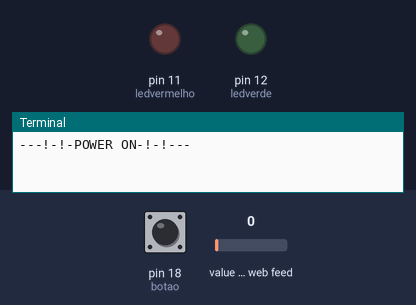
A program run on a simulated Raspberry Pi (header pin numbers). On the bench: output pins drawn as LEDs (lit = HIGH), the last lines printed to the terminal. Inputs (shaded band) come from the test bench; at power-on: pin 18 (botao) LOW, value of the web feed 0. Requests to the public web service named in the program get a made-up reply in its usual format after 0.4 s (London, UTC, broken clouds, 64 % humidity, 1013 hPa unless stated); web requests get an empty 200 reply after 0.4 s.

Above: at 1.6 s.
1.7 s: pin 18 (botao) pulled HIGH for 0.15 s
At 3.0 s:
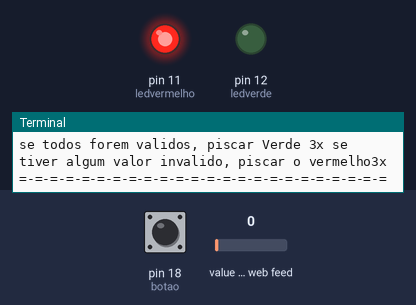
4.8 s: pin 18 (botao) pulled HIGH for 3.2 s
9.5 s: pin 18 (botao) pulled HIGH for 1 s
At 10.1 s:
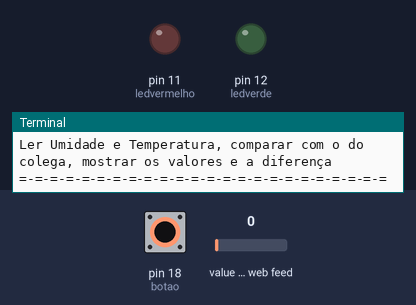
12.6 s: pin 18 (botao) pulled HIGH for 3.2 s
At 15.05 s:
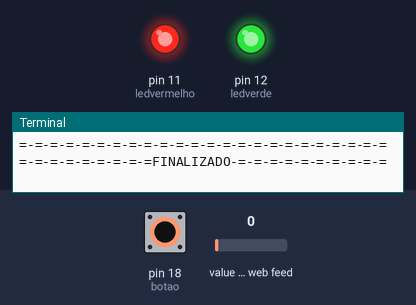
Timing chart, 0 to 16.6 s (numbered marks = the images above; inputs shaded):
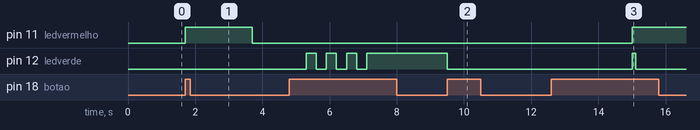

The program:

trabnelson_23-11.py
```python
import RPi.GPIO as gpio
import time as delay
from urllib.request import urlopen
import Adafruit_DHT as dht
import os
import requests

#MEU   1909880   L7MAXQ83EGPBHJUE
#Colega   1928247   G37I8C7N8N56H27S
#Outro   1928249   YK45KPNG2GOYJBTB

gpio.setmode(gpio.BOARD) #seta o modo de portas da placa
gpio.setwarnings(False) #???

ledvermelho = 11 #definição das portas
ledverde = 12 #os 2 leds e o botao
botao = 18 #butão
i = 0 #contagem do led usado em falha de conexao
ct = 0 #contagem do led usado
ctb = 0 #contagem de clicks no botao
valor_invalido = '' #string para concatenar variaveis com valores invalidos
vb = False #Valida Botao, para evitar loop no if do botao

gpio.setup(ledvermelho, gpio.OUT) #seta os leds como saida
gpio.setup(ledverde, gpio.OUT)
gpio.setup(botao, gpio.IN) #botao logicamente entrada

gpio.output(ledvermelho, False) #desliga os leds
gpio.output(ledverde, False)

def testa_conexao(): #base para o programa rodar
    try:
        urlopen('http://www.colegiomaterdei.com.br/', timeout=1)
        return True
    except:
        return False

def valida_leitura(o, d, u, t):#validação de valores validos para os dados lidos do colega
    valor_inv = ''
    if o < 0 and o > 100: #concatena se tiver valores invalidos
        valor_inv = valor_inv + '||Espaço Ocupado ('+str(o)+'), '
    if d < 0 and d > 100:
        valor_inv = valor_inv + '||Espaço Disponivel ('+str(d)+'), '
    if u < 1 and u > 100:
        valor_inv = valor_inv + '||Umidade ('+str(u)+'), '
    if t < -50 and t > 80:
        valor_inv = valor_inv + '||Temperatura ('+str(t)+'), '
    return valor_inv

if testa_conexao() == True: #praticamente o "MAIN"
    print('---!-!-POWER ON-!-!---')

    while True:
        if gpio.input(18) == True: #leitura do botao
            ctb = ctb + 1
            vb = True
            print('=-=-=-=-=-=-=-=-=-=-=-=-=-=-=-=-=-=-=-=-=-=-=-=')
            print('\n*click')

        if ctb == 1 and vb == True:
            print('\n=-=-=-=-=-=-=-=-=-=-=-=-=-=-=-=-=-=-=-=-=-=-=-=')
            print('Acender Vermelho por 2 segundos, fazer leitura, verificar se os valores são validos\n'+
                  'se todos forem validos, piscar Verde 3x se tiver algum valor invalido, piscar o vermelho3x')
            print('=-=-=-=-=-=-=-=-=-=-=-=-=-=-=-=-=-=-=-=-=-=-=-=')
            gpio.output(ledvermelho, True)  # ao identificar click, acender ledvermelho por 2 segundos dps fazer leitura
            delay.sleep(2)
            gpio.output(ledvermelho, False)
            # leitura dados do colega--------------
            espaco_ocupado_clg = float(requests.get('https://api.thingspeak.com/channels/1928247/fields/1/last?key=G37I8C7N8N56H27S').text)
            espaco_disponivel_clg = float(requests.get('https://api.thingspeak.com/channels/1928247/fields/2/last?key=G37I8C7N8N56H27S').text)
            umid_clg = float(requests.get('https://api.thingspeak.com/channels/1928247/fields/3/last?key=G37I8C7N8N56H27S').text)
            temp_clg = float(requests.get('https://api.thingspeak.com/channels/1928247/fields/4/last?key=G37I8C7N8N56H27S').text)

            print('\n-!-!- Leitura Finalizada -!-!-')

            valor_invalido = valida_leitura(espaco_ocupado_clg, espaco_disponivel_clg, umid_clg, temp_clg)

            if valor_invalido == '':
                while ct < 3: #piscar verde 3 vezes se nao tiver valor invalido
                    gpio.output(ledverde, True)
                    delay.sleep(0.3)
                    gpio.output(ledverde, False)
                    delay.sleep(0.3)
                    ct = ct + 1

                print('\nEspaço Ocupado: '+str(espaco_ocupado_clg))
                print('Espaço Disponiveis: '+str(espaco_disponivel_clg))
                print('Umidade: '+str(umid_clg))
                print('Temperatura: '+str(temp_clg))

            else: #mostra string concatenada dos valores invalidos recebidos
                while ct <= 3: #piscar vermelho 3 vezes se tiver valor invalido
                    gpio.output(ledvermelho, True)
                    delay.sleep(0.3)
                    gpio.output(ledvermelho, False)
                    delay.sleep(0.3)
                    ct = ct + 1
                print('\nAs seguientes variaveis receberam VALORES INVALIDOS----------')
                print(valor_invalido)

            vb = False

        if ctb == 2 and vb == True:
            print('\n=-=-=-=-=-=-=-=-=-=-=-=-=-=-=-=-=-=-=-=-=-=-=-=')
            print('Se a ocupação da lixeira for maior q 70 manter o vermelho aceso\n'+
                  'Se não, manter aceso o Verde. independente disto mostrar os valores')
            print('=-=-=-=-=-=-=-=-=-=-=-=-=-=-=-=-=-=-=-=-=-=-=-=')

            if espaco_ocupado_clg > 70:
                print('\n!!!OCUPAÇÃO DA LIXEIRA MAIOR QUE 70%')
                gpio.output(ledvermelho, True)
            else:
                gpio.output(ledverde, True)

            print('\nEspaço Ocupado: '+str(espaco_ocupado_clg))
            print('Espaço Disponiveis: '+str(espaco_disponivel_clg))
            print('Umidade: '+str(umid_clg))
            print('Temperatura: '+str(temp_clg))

            vb = False
            delay.sleep(2)#delay para nao contar 2 clicks

        if ctb == 3 and vb == True:
            gpio.output(ledvermelho, False)
            gpio.output(ledverde, False)

            print('\n=-=-=-=-=-=-=-=-=-=-=-=-=-=-=-=-=-=-=-=-=-=-=-=')
            print('Ler Umidade e Temperatura, comparar com o do colega, mostrar os valores e a diferença')
            print('=-=-=-=-=-=-=-=-=-=-=-=-=-=-=-=-=-=-=-=-=-=-=-=')
            #leitura dados do colega
            umid_clg = float(requests.get('https://api.thingspeak.com/channels/1928247/fields/3/last?key=G37I8C7N8N56H27S').text)
            temp_clg = float(requests.get('https://api.thingspeak.com/channels/1928247/fields/4/last?key=G37I8C7N8N56H27S').text)
            #leitura dados do meu thingspeak
            umid = float(requests.get('https://api.thingspeak.com/channels/1909880/fields/3/last?key=L7MAXQ83EGPBHJUE').text)
            temp = float(requests.get('https://api.thingspeak.com/channels/1909880/fields/4/last?key=L7MAXQ83EGPBHJUE').text)

            print('\n---Temperatura Meus Sensores')
            print('Umidade: '+str(umid))
            print('Temperatura: '+str(temp))
            print('---Temperatura Sensores Colega')
            print('Umidade: '+str(umid_clg))
            print('Temperatura: '+str(temp_clg))
            print('---Diferença do Meu para o do Colega')
            print('Umidade: '+str((umid-umid_clg)))
            print('Temperatura: '+str((temp-temp_clg)))

            vb = False

        if ctb == 4 and vb == True:
            #leitura dados do meu thingspeak
            espaco_disponivel = float(requests.get('https://api.thingspeak.com/channels/1909880/fields/2/last?key=L7MAXQ83EGPBHJUE').text)
            espaco_ocupado = float(requests.get('https://api.thingspeak.com/channels/1909880/fields/1/last?key=L7MAXQ83EGPBHJUE').text)
            #leitura dados do colega
            espaco_disponivel_clg = float(requests.get('https://api.thingspeak.com/channels/1928247/fields/2/last?key=G37I8C7N8N56H27S').text)
            espaco_ocupado_clg = float(requests.get('https://api.thingspeak.com/channels/1928247/fields/1/last?key=G37I8C7N8N56H27S').text)
            #leitura dados do colega externo
            espaco_disponivel_clge = float(requests.get('https://api.thingspeak.com/channels/1928249/fields/2/last?key=YK45KPNG2GOYJBTB').text)
            espaco_ocupado_clge = float(requests.get('https://api.thingspeak.com/channels/1928249/fields/1/last?key=YK45KPNG2GOYJBTB').text)

            print('\n=-=-=-=-=-=-=-=-=-=-=-=-=-=-=-=-=-=-=-=-=-=-=-=')
            print('Mostrar ocupação da lixeira, minha, do colega e de outro'+
            '\nSe a minha lixeira estiver com mais espaço disponivel acender verde'+
            '\nSe a do colega estiver com mais espaço disponivel piscar 5x Verde (interv 1s)'+
            '\nSe a do outro colega estiver com mais espaço disponivel acender Vermelho')
            print('=-=-=-=-=-=-=-=-=-=-=-=-=-=-=-=-=-=-=-=-=-=-=-=')

            print('\nTaxa de Ocupação das Lixeiras')
            print('Minha: '+str(espaco_ocupado))
            print('Colega: '+str(espaco_ocupado_clg))
            print('Outro: '+str(espaco_ocupado_clge))
            if espaco_disponivel > espaco_disponivel_clg and espaco_disponivel > espaco_disponivel_clge:
                gpio.output(ledverde, True)
            elif espaco_disponivel_clg > espaco_disponivel and espaco_disponivel_clg > espaco_disponivel_clge:
                ct = 0
                while ct < 5:
                    print('socoroooo')
                    gpio.output(ledverde, True)
                    delay.sleep(1)
                    gpio.output(ledverde, False)
                    delay.sleep(1)
                    ct = ct + 1
            else:
                gpio.output(ledvermelho, True)

            vb = False

        if ctb == 5 and vb == True:
            print('\n=-=-=-=-=-=-=-=-=-=-=-=-=-=-=-=-=-=-=-=-=-=-=-=')
            print('=-=-=-=-=-=-=-=-=FINALIZADO-=-=-=-=-=-=-=-=-=-=\n')
            gpio.output(ledverde, True)
            gpio.output(ledvermelho, True)
            delay.sleep(0.1) #leds para indicar q deu certo
            gpio.output(ledverde, False)
            gpio.output(ledverde, False)
            ct = 0
            ctb = 0
            umid = 0
            umid_clg = 0
            temp = 0
            temp_clg = 0
            espaco_disponivel = 0
            espaco_disponivel_clg = 0
            espaco_disponivel_clge = 0
            espaco_ocupado = 0
            espaco_ocupado_clg = 0
            espaco_ocupado_clge = 0
            vb = False
            delay.sleep(10)

else:
    print('----------A FATAL ERROR HAS OCCURRED---------')
    print('-----Connection Lost-----Connection Lost-----')
    while i <= 3: #piscar vermelho 3 vezes se não tiver conexao
        gpio.output(ledvermelho, True)
        delay.sleep(0.1)
        gpio.output(ledvermelho, False)
        delay.sleep(0.1)
        gpio.output(ledvermelho, True)
        delay.sleep(1)
        gpio.output(ledvermelho, False)
        delay.sleep(1)
        i = i + 1
```

Measured:
- after the input at 1.7 s, pin 11 (ledvermelho): LOW → HIGH at once, → LOW 2.0 s later
- after the input at 9.5 s, pin 12 (ledverde): HIGH → LOW at once
- after the input at 12.6 s, pin 11 (ledvermelho): LOW → HIGH after 2.4 s; pin 12 (ledverde): LOW → HIGH after 2.4 s, → LOW 0.10 s later
- by itself, pin 12 (ledverde): alternates HIGH for 0.30 s and LOW for 0.30 s, 7 changes in all, then stays HIGH
